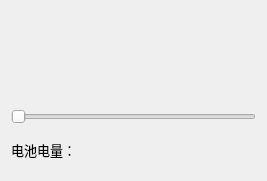
<?xml version="1.0" encoding="UTF-8"?>
<ui version="4.0">
 <class>Widget</class>
 <widget class="QWidget" name="Widget">
  <property name="geometry">
   <rect>
    <x>0</x>
    <y>0</y>
    <width>267</width>
    <height>181</height>
   </rect>
  </property>
  <property name="windowTitle">
   <string>Widget</string>
  </property>
  <layout class="QVBoxLayout" name="verticalLayout">
   <item>
    <widget class="QmyBattery" name="battery" native="true"/>
   </item>
   <item>
    <widget class="QSlider" name="horizontalSlider">
     <property name="maximum">
      <number>100</number>
     </property>
     <property name="orientation">
      <enum>Qt::Horizontal</enum>
     </property>
    </widget>
   </item>
   <item>
    <widget class="QLabel" name="LabInfo">
     <property name="maximumSize">
      <size>
       <width>16777215</width>
       <height>40</height>
      </size>
     </property>
     <property name="font">
      <font>
       <family>微软雅黑</family>
       <pointsize>10</pointsize>
      </font>
     </property>
     <property name="text">
      <string>电池电量：</string>
     </property>
    </widget>
   </item>
  </layout>
 </widget>
 <customwidgets>
  <customwidget>
   <class>QmyBattery</class>
   <extends>QWidget</extends>
   <header location="global">qmybattery.h</header>
   <container>1</container>
  </customwidget>
 </customwidgets>
 <resources/>
 <connections/>
</ui>
